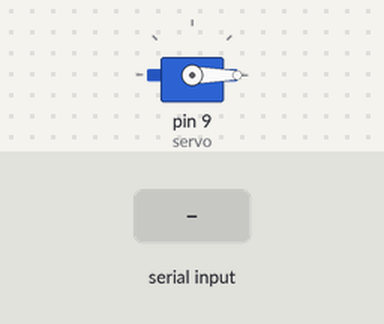
Bench run of a sketch on a simulated Arduino Uno, built with avr-gcc and run on an emulated ATmega328P. Shown: servo. The inputs (shaded band) are chosen by the test bench. What the sketch prints to the serial monitor is not drawn.

Above: at 1.2 s.
1.3 s: "1" received over Serial
At 1.9 s:
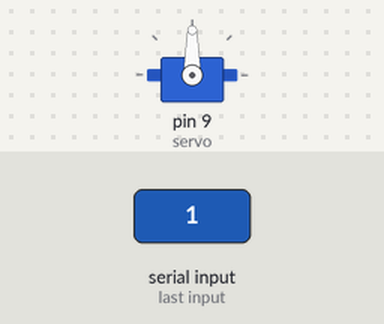
2.8 s: "0" received over Serial
At 4.2 s:
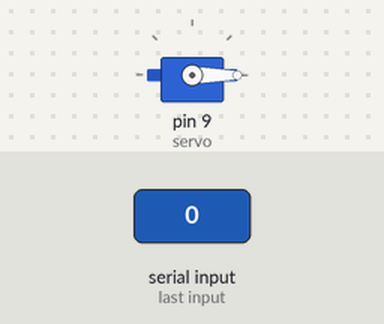
Timing chart, 0 to 5.8 s (numbered marks = the images above; inputs shaded):
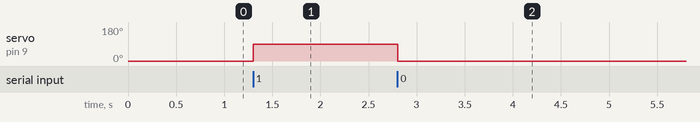

Measured:
- after the input at 1.3 s, servo on pin 9 (servo): 0° → 90° at once
- after the input at 2.8 s, servo on pin 9 (servo): 90° → 0° at once

The sketch:

arduino.ino
```cpp
#include <Servo.h>

char serialData;
Servo servo;

void setup() {
  servo.attach(9);
  servo.write(0);
  Serial.begin(9600);
}

void loop() {
  if(Serial.available() > 0)
    serialData = Serial.read();
    Serial.print(serialData);

    if(serialData == '1'){
      servo.write(90);
    }
    else if(serialData == '0'){
      servo.write(0);
    }

}
```
